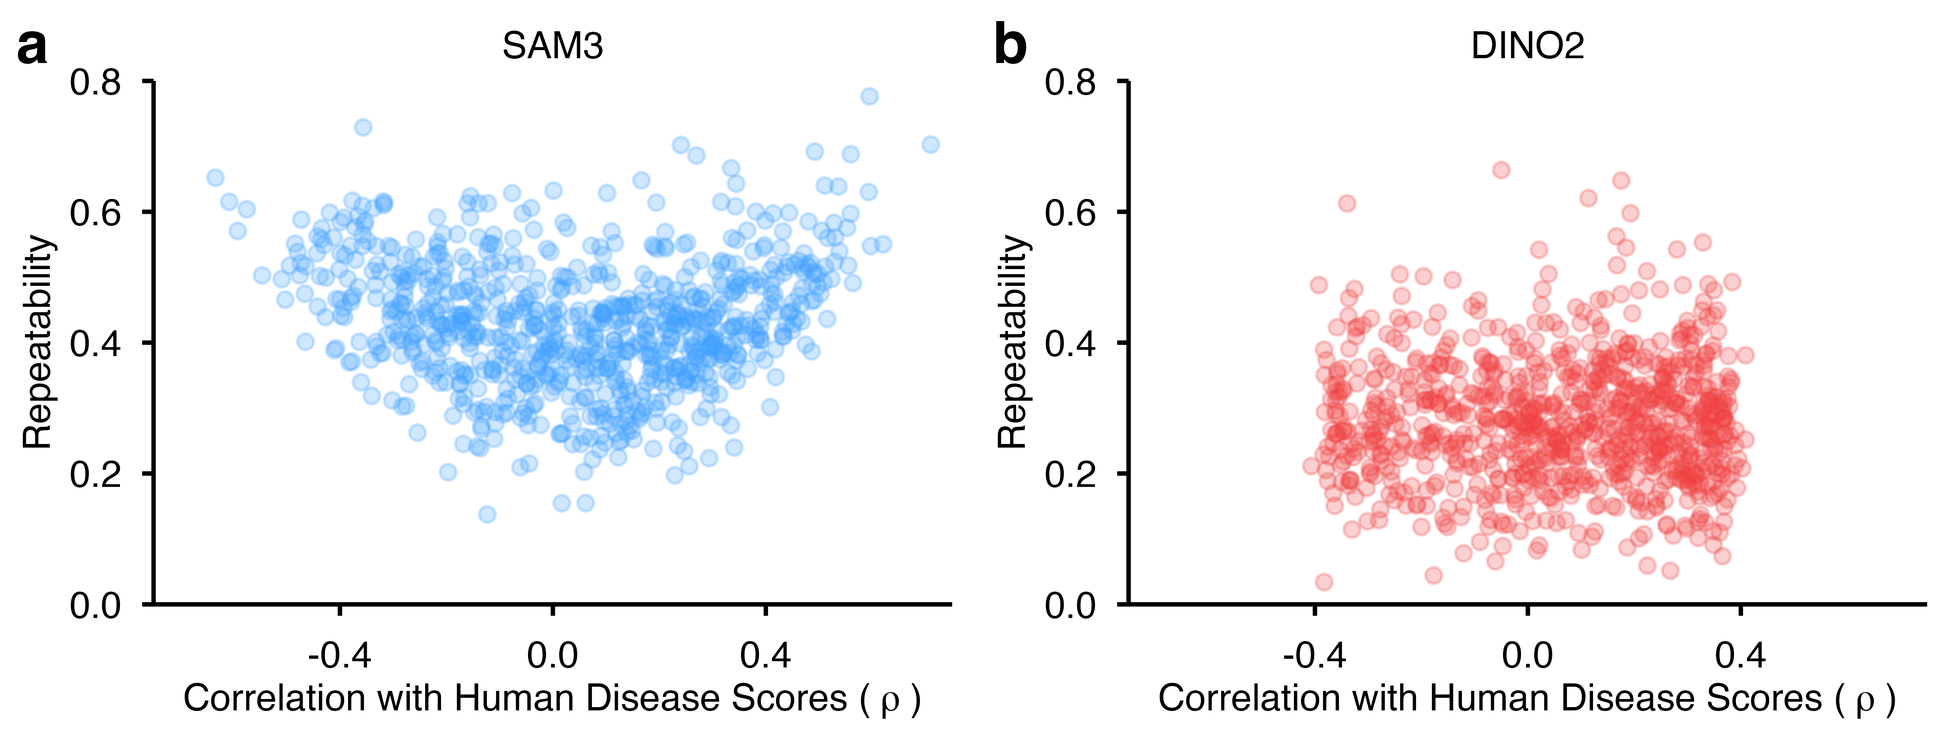

Source code (R):
library(tidyverse)
library(paletteer)
library(cowplot)

theme_use <- theme_minimal() +
  theme(axis.text.x = element_text(size = 9, color = 'black', margin = margin(0, 0, 0, 0), 
                                   vjust = 0.5, hjust = 0.5),
        axis.text.y = element_text(size = 9, color = 'black', vjust = 0.5, hjust = 0.5),
        legend.text = element_text(size = 9, color = 'black', vjust = 0.5, hjust = 0.5),
        plot.title = element_text(size = 9, color = 'black', vjust = 0, hjust = 0.5),
        plot.subtitle = element_text(size = 9, color = 'black', vjust = 0, hjust = 0.5),
        text = element_text(size = 9, color = 'black'),
        legend.position = 'top',
        line = element_line(color = 'black', linewidth = 1),
        axis.ticks = element_line(color = 'black', linewidth = 0.5),
        axis.line.x.bottom = element_line(color = 'black', linewidth = 0.5),
        axis.line.y.left = element_line(color = 'black', linewidth = 0.5),
        panel.grid = element_blank(), 
        panel.background = element_blank())

sam3_r <- read_csv('sam3_heritability_Nebraska2025.csv') %>% 
  filter(h2_reliable) %>% 
  select(trait, broad_sense_h2)
dino2_r <- read_csv('dino2_heritability_Nebraska2025.csv') %>% 
  filter(h2_reliable) %>% 
  select(trait, broad_sense_h2)

sam3_feature_cor <- read_csv('sam3_embedding_human_score_correlations_nebraska.csv')

dino2_feature_cor <- read_csv('dino2_embedding_human_score_correlations_nebraska.csv')

sam3_feature_cor <- left_join(sam3_r, sam3_feature_cor, join_by(trait))
dino2_feature_cor <- left_join(dino2_r, dino2_feature_cor, join_by(trait))

sam3_plot <- ggplot(sam3_feature_cor, aes(human_score_spearman_rho, broad_sense_h2)) + 
  geom_point(alpha = 0.25, color = paletteer_d('dichromat::DarkRedtoBlue_12', 3)[3]) + 
  scale_x_continuous(name = expression('Correlation with Human Disease Scores ('~rho~')'), 
                     limits = c(-0.75, 0.75), 
                     expand = c(0, 0)) + 
  scale_y_continuous(name = 'Repeatability', 
                     limits = c(0, 0.8),
                     expand = c(0, 0)) + 
  labs(title = 'SAM3') + 
  theme_use
sam3_plot

dino2_plot <- ggplot(dino2_feature_cor, aes(human_score_spearman_rho, broad_sense_h2)) + 
  geom_point(alpha = 0.25, color = paletteer_d('ggsci::default_gsea')[11]) + 
  scale_x_continuous(name = expression('Correlation with Human Disease Scores ('~rho~')'), 
                     limits = c(-0.75, 0.75), 
                     expand = c(0, 0)) + 
  scale_y_continuous(name = 'Repeatability', 
                     limits = c(0, 0.8),
                     expand = c(0, 0)) + 
  labs(title = 'DINO2') + 
  theme_use
dino2_plot

plot <- plot_grid(sam3_plot, dino2_plot, labels = 'auto', rel_widths = c(1, 1), nrow = 1)
ggsave('repeatability_vs_disease_cor.png', plot = plot, dpi = 300, width = 6.5, height = 2.5, bg = 'white')
